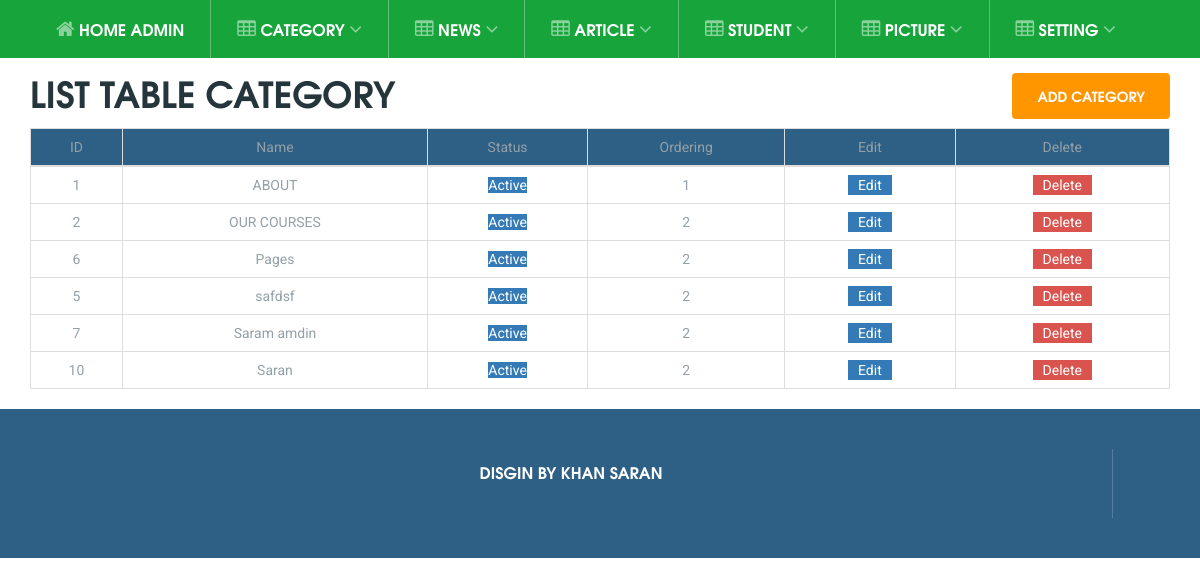
The page /admin/cat/index.php (signed in) on the database its author committed.
### tables this page shows
CREATE TABLE `category` (
  `id` int(10) UNSIGNED NOT NULL,
  `name` varchar(255) DEFAULT NULL,
  `status` smallint(6) DEFAULT NULL,
  `ordering` smallint(6) DEFAULT NULL,
  `date` datetime DEFAULT NULL
);

### admin/cat/index.php (the view, shortened to what this page needs)
<?php include('../../config/session.php'); ?>
<?php require_once('../headlink.php'); ?>
    <?php require_once('../header.php'); ?>
    <section class="p-10">
        <div class="container">
            <h2 style="padding: 15px 0 !important;"> List Table Category </h2>
            <div style="float: right;margin-top: -55px;"><a href="<?php echo BASE_URL_ADMIN; ?>cat/add.php" class="btn"> Add Category </a></div>
            <div class="col-12 col-md-12 col-xl-12" style="clear: both;margin:0; padding:0;">
                <table class="table table-bordered tableTextAlginCenter">
                  <thead style="background: #2e5f85">
                    <tr>
                      <th scope="col">ID</th>
                      <th scope="col">Name</th>
                      <th scope="col">Status</th>
                      <th scope="col">Ordering</th>
                      <th scope="col">Edit</th>
                      <th scope="col">Delete</th>
                    </tr>
                  </thead>
                  <tbody>
                    <?php $sql_cat = "SELECT * FROM category WHERE status = 1";
                        $result_cat = $conn->query($sql_cat);
                        if ($result_cat->num_rows > 0) {
                            while($row = $result_cat->fetch_assoc()) {
                                if($row['status']==1){
                                    $status = '<span class="btn-primary"> Active </span>';
                                }else{
                                    $status = '<span class="btn-danger"> Desable </span>';
                                }
                                echo '<tr>
                                  <th scope="row">'.$row['id'].'</th>
                                  <td>'.$row['name'].'</td>
                                  <td>'.$status.'</td>
                                  <td>'.$row['ordering'].'</td>
                                  <td> <a href="'.BASE_URL_ADMIN.'cat/edit.php?id='.$row['id'].'" style="padding:2px 10px !important;" class="btn-primary"> Edit </a></td>
                                  <td><a href="'.BASE_URL_ADMIN.'cat/index.php?delete='.$row['id'].'"style="padding:2px 10px !important;" class="btn-danger"> Delete </a></td>
                                </tr>';
                            }
                        }
                    ?>
                  </tbody>
                </table>
            </div>
        </div>
    </section>
    <?php require_once('../footer.php'); ?>
    <?php require_once('../footerlink.php'); ?>

### rows shown on the page
category: id "1", name "ABOUT", status "Active", ordering "1"
category: id "2", name "OUR COURSES", status "Active", ordering "2"
category: id "6", name "Pages", status "Active", ordering "2"
category: id "5", name "safdsf", status "Active", ordering "2"
category: id "7", name "Saram amdin", status "Active", ordering "2"
category: id "10", name "Saran", status "Active", ordering "2"
